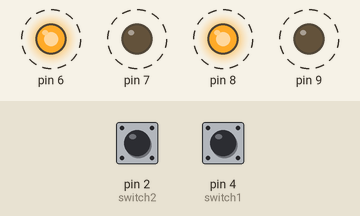
This sketch was run on a simulated Arduino Uno, built with avr-gcc and run on an emulated ATmega328P. On the bench: output pins drawn as LEDs (lit = HIGH). Dashed ring = blinking. The inputs (shaded band) are chosen by the test bench; at power-on: pin 2 (switch2) LOW, pin 4 (switch1) HIGH.

Above: at 1.25 s.
1.3 s: pin 2 (switch2) pulled HIGH for 3.2 s
At 1.9 s:
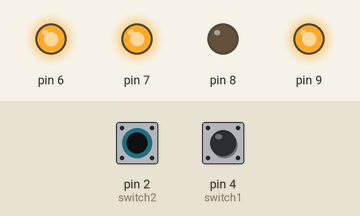
6.0 s: pin 4 (switch1) pulled LOW for 3.2 s
At 6.8 s:
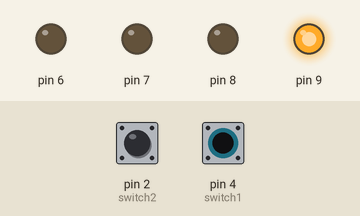
11.3 s: pin 2 (switch2) pulled HIGH for 0.15 s
At 12.6 s:
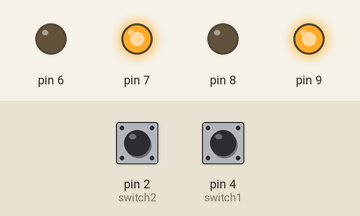
14.4 s: pin 2 (switch2) pulled HIGH for 1 s
18.4 s: pin 2 (switch2) driven HIGH and pin 4 (switch1) driven LOW
21.4 s: pin 2 (switch2) driven LOW
At 21.4 s:
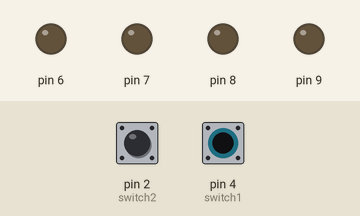
Timing chart, 0 to 23.9 s (numbered marks = the images above; inputs shaded):
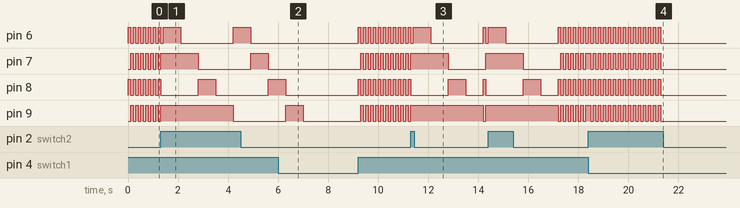

Measured:
- after the input at 21.4 s, pin 6–9: stops changing and stays LOW
- by itself, pin 8: repeats every 0.20 s: HIGH 0.10 s, LOW 0.10 s

The sketch:

ARDUINO_LabAct04.ino
```cpp
void setup() {
  pinMode(9, OUTPUT);
  pinMode(8, OUTPUT);
  pinMode(7, OUTPUT);
  pinMode(6, OUTPUT);

  pinMode(4, INPUT);
  pinMode(2, INPUT);
}

int switch1=4, switch2=2;

void loop() {
  if (digitalRead(switch1)== LOW && digitalRead(switch2)== HIGH){
      LED_Blink();
    }
  else if (digitalRead(switch1)== HIGH && digitalRead(switch2)== LOW){
      LED_Alternate();
    }
  else if (digitalRead(switch1) == LOW && digitalRead(switch2) == LOW){
      LED_off();
    }
  else{
      LED_RunningLight();
    }
}
void LED_RunningLight(){
    for(int i=6; i<=9; i++){
         digitalWrite(i, HIGH);
         delay(700);
         digitalWrite(i-1, LOW);
         digitalWrite(i, LOW);
    }
  }
void LED_Blink(){
    digitalWrite(9, HIGH);
    digitalWrite(8, HIGH);
    digitalWrite(7, HIGH);
    digitalWrite(6, HIGH);
    delay(100);
    digitalWrite(9, LOW);
    digitalWrite(8, LOW);
    digitalWrite(7, LOW);
    digitalWrite(6, LOW);
    delay(100);
  }
void LED_Alternate(){
    digitalWrite(9, LOW);
    digitalWrite(8, HIGH);
    digitalWrite(7, LOW);
    digitalWrite(6, HIGH);
    delay(100);
    digitalWrite(9, HIGH);
    digitalWrite(8, LOW);
    digitalWrite(7, HIGH);
    digitalWrite(6, LOW);
    delay(100);
  }
void LED_off(){
    digitalWrite(9, LOW);
    digitalWrite(8, LOW);
    digitalWrite(7, LOW);
    digitalWrite(6, LOW);
  }
```
